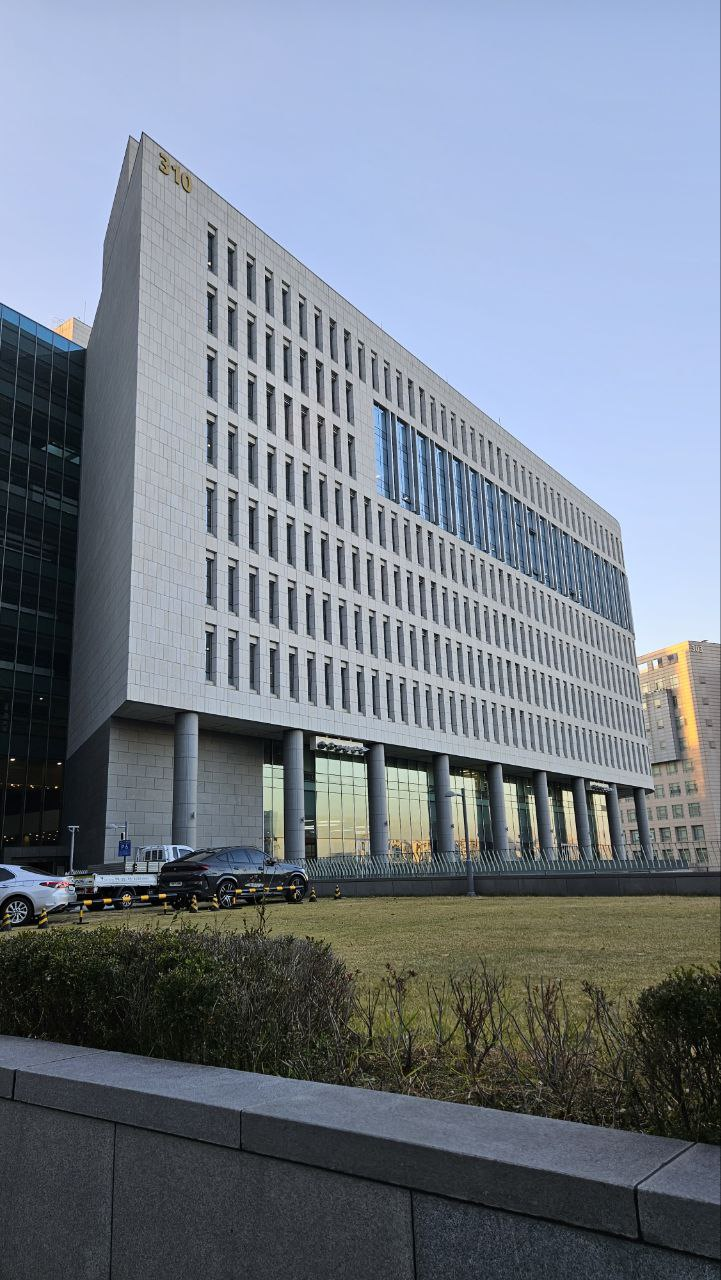
#> input picture Data_Augmentation/data/original_data/1.jpg, 721 x 1280 px
$ python mytransform.py
#> lines starting #> are read from the running program, lines starting #| are printed output that depends on the picture
#> further down, img is the input picture: shape (1280, 721, 3); mean B, G, R 137.2, 125.5, 116.9
import cv2 as cv2
import numpy as np

err_not_np_img= "not a numpy array or list of numpy array"
epsilon = 1e-10     # Variable for Floating point comparison

# Verify whether image is numpy image.
# [183 lines left out: functions verify_image, BGR2HLS, HLS2BGR, draw_line, blur, generate_random_lines and 3 more, not called in this run]
# Rotation ################################################################################################
def rotate(image, angle):
#> called with angle = 10
    height, width = image.shape[:2]
#> height = 1280; width = 721

    center = (image.shape[1] // 2, image.shape[0] // 2)
#> center = (360, 640)
    rad = np.radians(angle)
    rotation_matrix = np.array([[np.cos(rad), -np.sin(rad)],
                                [np.sin(rad), np.cos(rad)]])

    rotated = np.zeros_like(image)

    for x in range(width):
        for y in range(height):
            offset = np.array([x - center[0], y - center[1]])
            rotated_offset = np.dot(rotation_matrix, offset)
            new_x, new_y = int(rotated_offset[0] + center[0]), int(rotated_offset[1] + center[1])

            if 0 <= new_x < width and 0 <= new_y < height:
                rotated[y, x] = image[new_y, new_x]
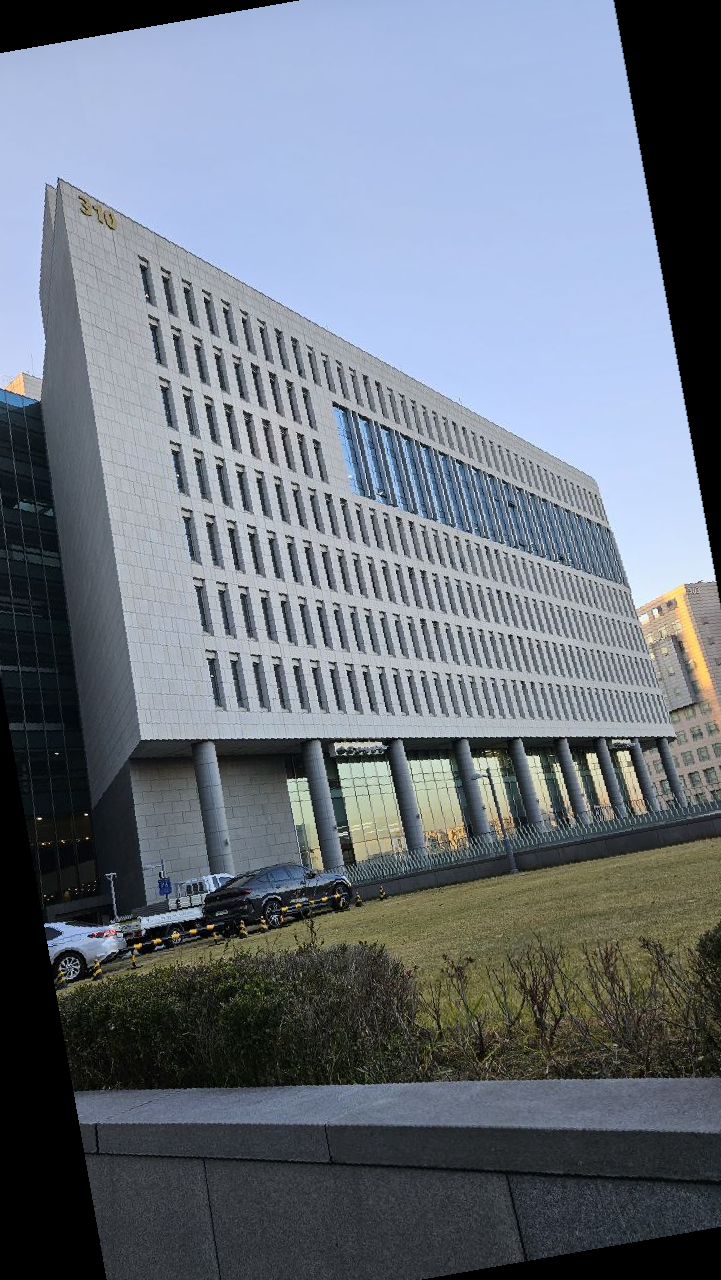
#> rotated: shape (1280, 721, 3); mean B, G, R 126, 115.6, 107.8

    return rotated
############################################################################################################

# Cropping #################################################################################################
# [4 lines left out: function cropping, not called in this run]
############################################################################################################

if __name__ == '__main__':
    img = cv2.imread("data/original_data/1.jpg", cv2.IMREAD_COLOR)

    rotated = rotate(img, 10)


    cv2.imwrite("data/1.jpg", rotated)
